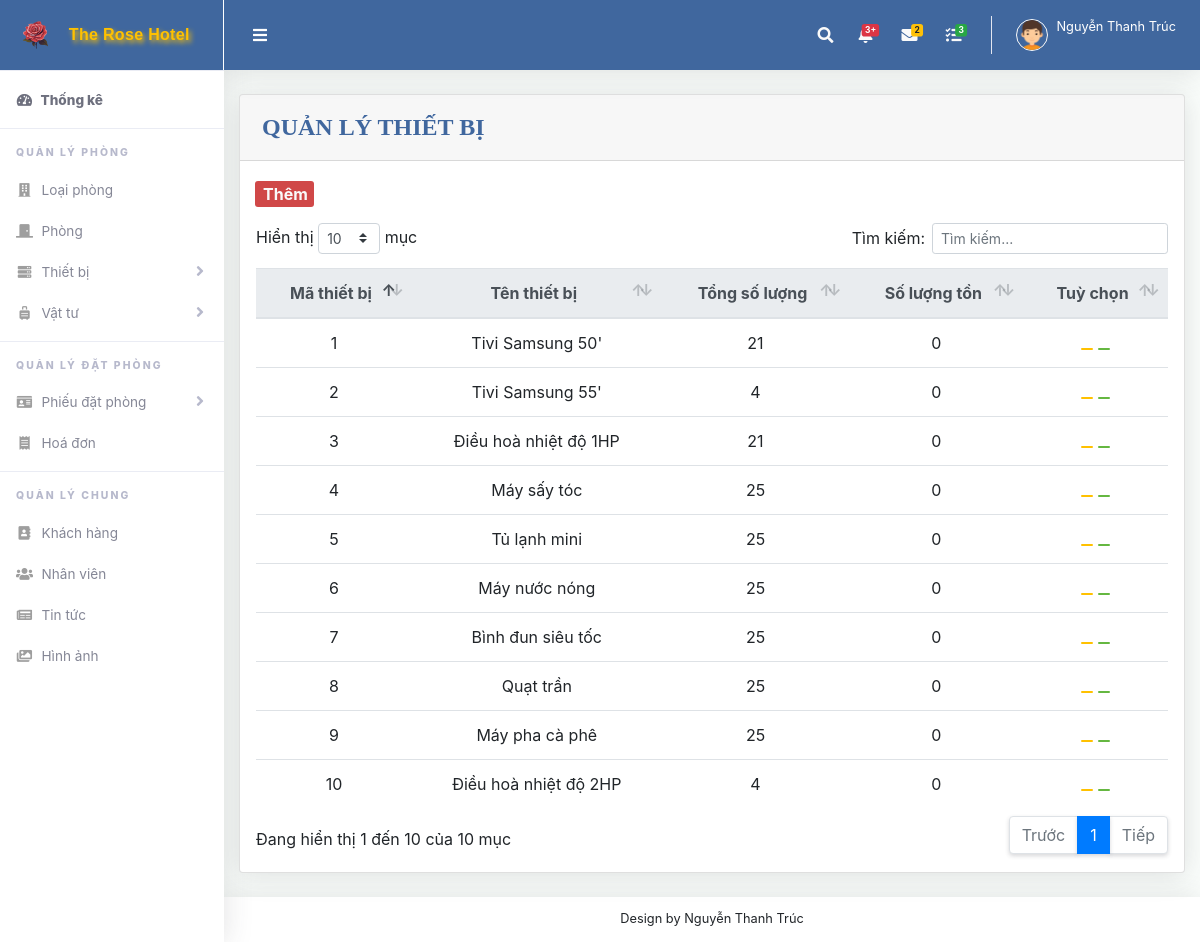
Screenshot of /QLTB.php (signed in) with the database file from the repository.
### tables this page shows
CREATE TABLE `thiet_bi` (
  `ma_thiet_bi` int(11) NOT NULL,
  `ten_thiet_bi` varchar(100) NOT NULL,
  `so_luong_tong` int(11) NOT NULL,
  `so_luong_ton` int(11) NOT NULL
);

### QLTB.php (the view, shortened to what this page needs)
<?php include ("header.php");
?>
<div class="row">
    <div class="col-lg-12">
        <div class="card mb-4">
            <div class="card-header py-3 d-flex flex-row align-items-center justify-content-between">
                <h6>QUẢN LÝ THIẾT BỊ</h6>
            </div>
            <a class="btthem" href="themQLTB.php">
                <button>
                    Thêm</button></a>
            <div class="table-responsive p-3">
                <table class="table align-items-center table-flush" id="dataTable">
                    <thead class="thead-light">
                        <tr>
                            <th>Mã thiết bị</th>
                            <th>Tên thiết bị</th>
                            <th>Tổng số lượng</th>
                            <th>Số lượng tồn</th>
                            <th>Tuỳ chọn</th>
                        </tr>
                    </thead>
                    <tbody>
                    <?php
                    include("ketnoi.php");
                    $sql="select * from thiet_bi";
                    $kq=mysqli_query($conn,$sql) or die ("Không thể xuất thông tin thiết bị ".mysqli_error());
                    while($row=mysqli_fetch_array($kq)){
            echo "<tr>";
            echo "<td>" . $row["ma_thiet_bi"] . "</td>";
            $usern = $row["ma_thiet_bi"];
            echo "<td>" . $row["ten_thiet_bi"] . "</td>";
            echo "<td>" . $row["so_luong_tong"] . "</td>";
            echo "<td>" . $row["so_luong_ton"] . "</td>";
            echo "<td>
                    <a href='suaQLTB.php?user=$usern'><button class='pencil'><ion-icon name='pencil'></ion-icon></button></a>
                    <a href='xoaQLTB.php?user=$usern'><button class='trash'><ion-icon name='trash'></button></ion-icon></a>
                </td>";
            echo "</tr>";
        }
        ?>
                    </tbody>
                </table>
            </div>
        </div>
    </div>
</div>
<?php include ("footer.php"); ?>

### QLTB.php (style rules this page uses)
.btthem>button { display: flex; color: #fafafa; font-weight: bolder; border: none; background-color: #D04848; border-radius: 3px; margin-left: 15px; margin-top: 20px; gap: 2px; justify-content: center; align-items: center; }
h6 { font-size: 1.5rem; font-family: Tahoma; color: #40679E; font-weight: 600; margin: 2px; }
.pencil { color: white; border: none; background-color: #FFC100; border-radius: 3px; }
.trash { color: white; border: none; background-color: #65B741; border-radius: 3px; }
.table th, .table td { text-align: center; vertical-align: middle; }

### rows the page displays
thiet_bi: ma_thiet_bi "1", ten_thiet_bi "Tivi Samsung 50'", so_luong_tong "21", so_luong_ton "0"
thiet_bi: ma_thiet_bi "2", ten_thiet_bi "Tivi Samsung 55'", so_luong_tong "4", so_luong_ton "0"
thiet_bi: ma_thiet_bi "3", ten_thiet_bi "Điều hoà nhiệt độ 1HP", so_luong_tong "21", so_luong_ton "0"
thiet_bi: ma_thiet_bi "4", ten_thiet_bi "Máy sấy tóc", so_luong_tong "25", so_luong_ton "0"
thiet_bi: ma_thiet_bi "5", ten_thiet_bi "Tủ lạnh mini", so_luong_tong "25", so_luong_ton "0"
thiet_bi: ma_thiet_bi "6", ten_thiet_bi "Máy nước nóng", so_luong_tong "25", so_luong_ton "0"
thiet_bi: ma_thiet_bi "7", ten_thiet_bi "Bình đun siêu tốc", so_luong_tong "25", so_luong_ton "0"
thiet_bi: ma_thiet_bi "8", ten_thiet_bi "Quạt trần", so_luong_tong "25", so_luong_ton "0"
thiet_bi: ma_thiet_bi "9", ten_thiet_bi "Máy pha cà phê", so_luong_tong "25", so_luong_ton "0"
thiet_bi: ma_thiet_bi "10", ten_thiet_bi "Điều hoà nhiệt độ 2HP", so_luong_tong "4", so_luong_ton "0"

### other values shown
$_SESSION['ho_ten'] "Nguyễn Thanh Trúc"
